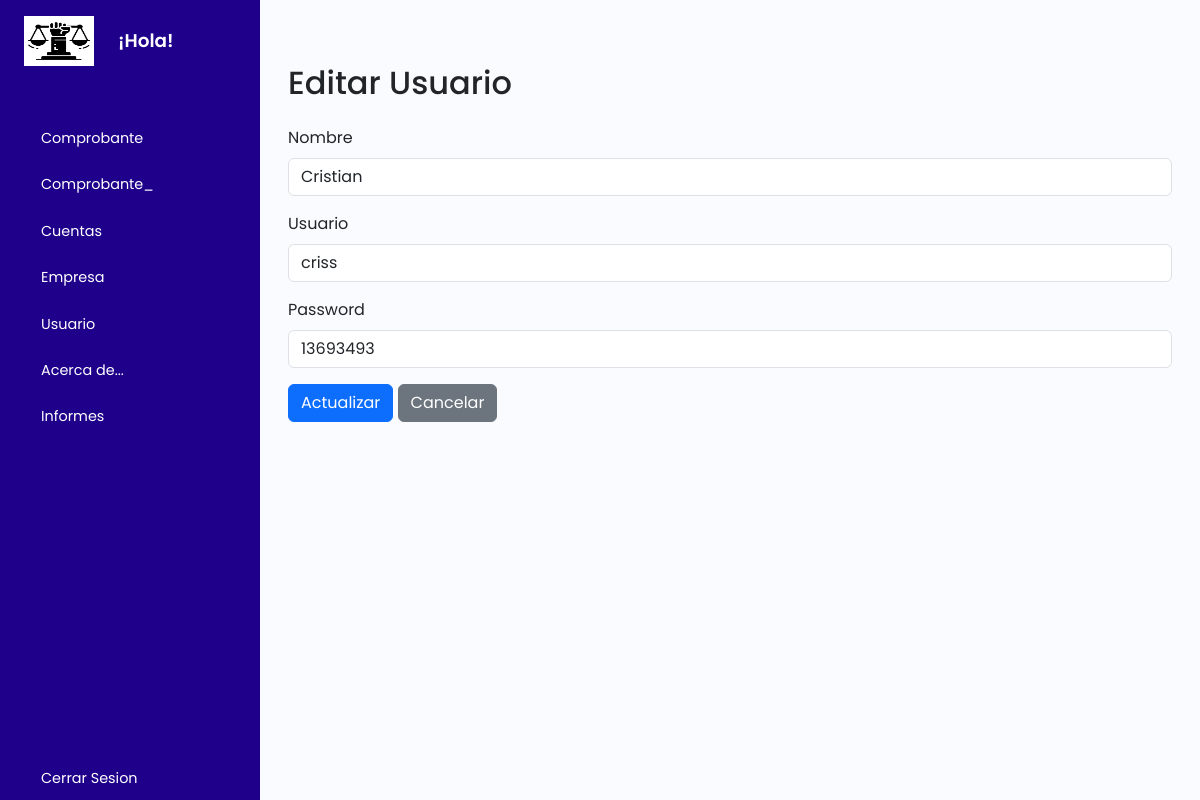
The app's page /tusuario/update.php?id=3 with its own data.
### tables this page shows
CREATE TABLE `tusuario` (
  `idusuario` int(11) NOT NULL,
  `nombre` varchar(50) NOT NULL,
  `usuario` varchar(100) NOT NULL,
  `password` varchar(100) NOT NULL
);

### tusuario/update.php (the view, shortened to what this page needs)
<?php
    include_once("../plantilla/inicio.php");
?>
        <div class="main p-3">
        <div class="container mt-5">
            <h2 class="mb-4">Editar Usuario</h2>
            <?php
            include_once '../cone.php';
            if (isset($_GET['id'])) {
                $idusuario = $_GET['id'];
                $sql = "SELECT * FROM tusuario WHERE idusuario=$idusuario";
                $result = $conn->query($sql);
                if ($result->num_rows > 0) {
                    $row = $result->fetch_assoc();
                } else {
                    echo "<div class='alert alert-warning' role='alert'>No se encontró el registro</div>";
                }
            }
            ?>
            <form method="post" action="update.php">
                <div class="mb-3">
                    <label for="nombre" class="form-label">Nombre</label>
                    <input type="text" class="form-control" id="nombre" name="nombre" value="<?php echo $row['nombre']; ?>" required>
                </div>
                <div class="mb-3">
                    <label for="usuario" class="form-label">Usuario</label>
                    <input type="text" class="form-control" id="usuario" name="usuario" value="<?php echo $row['usuario']; ?>" required>
                </div>
                <div class="mb-3">
                    <label for="password" class="form-label">Password</label>
                    <input type="text" class="form-control" id="password" name="password" value="<?php echo $row['password']; ?>">
                </div>
                <button type="submit" class="btn btn-primary">Actualizar</button>
                <a href="index.php" class="btn btn-secondary">Cancelar</a>
            </form>
        </div>
        </div>
    </div>
    <?php
    include_once("../plantilla/final.php");
?>

### style.css (style rules this page uses)
a { text-decoration: none; }
body { font-family: 'Poppins', sans-serif; }
.main { min-height: 100vh; width: 100%; overflow: hidden; transition: all 0.35s ease-in-out; background-color: #fafbfe; }

### records on screen
tusuario: nombre "Cristian", usuario "criss", password "13693493"
